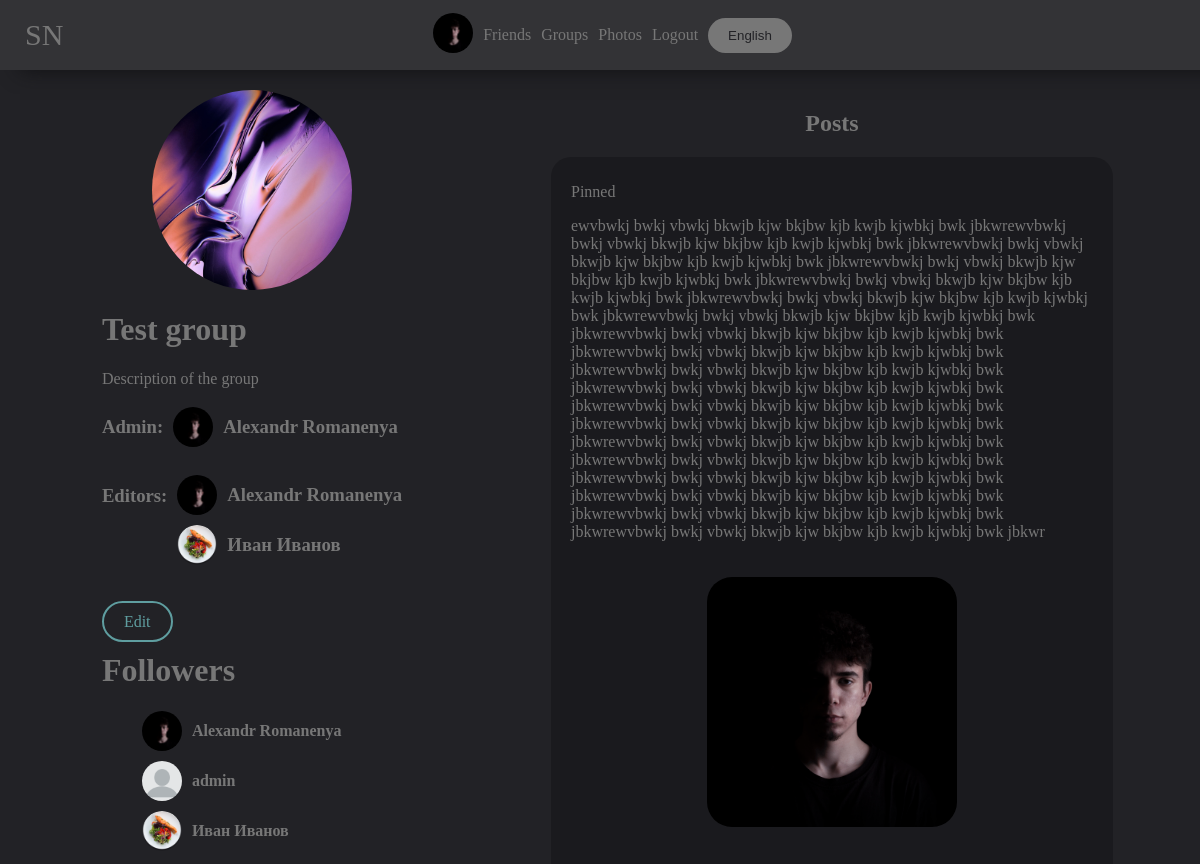
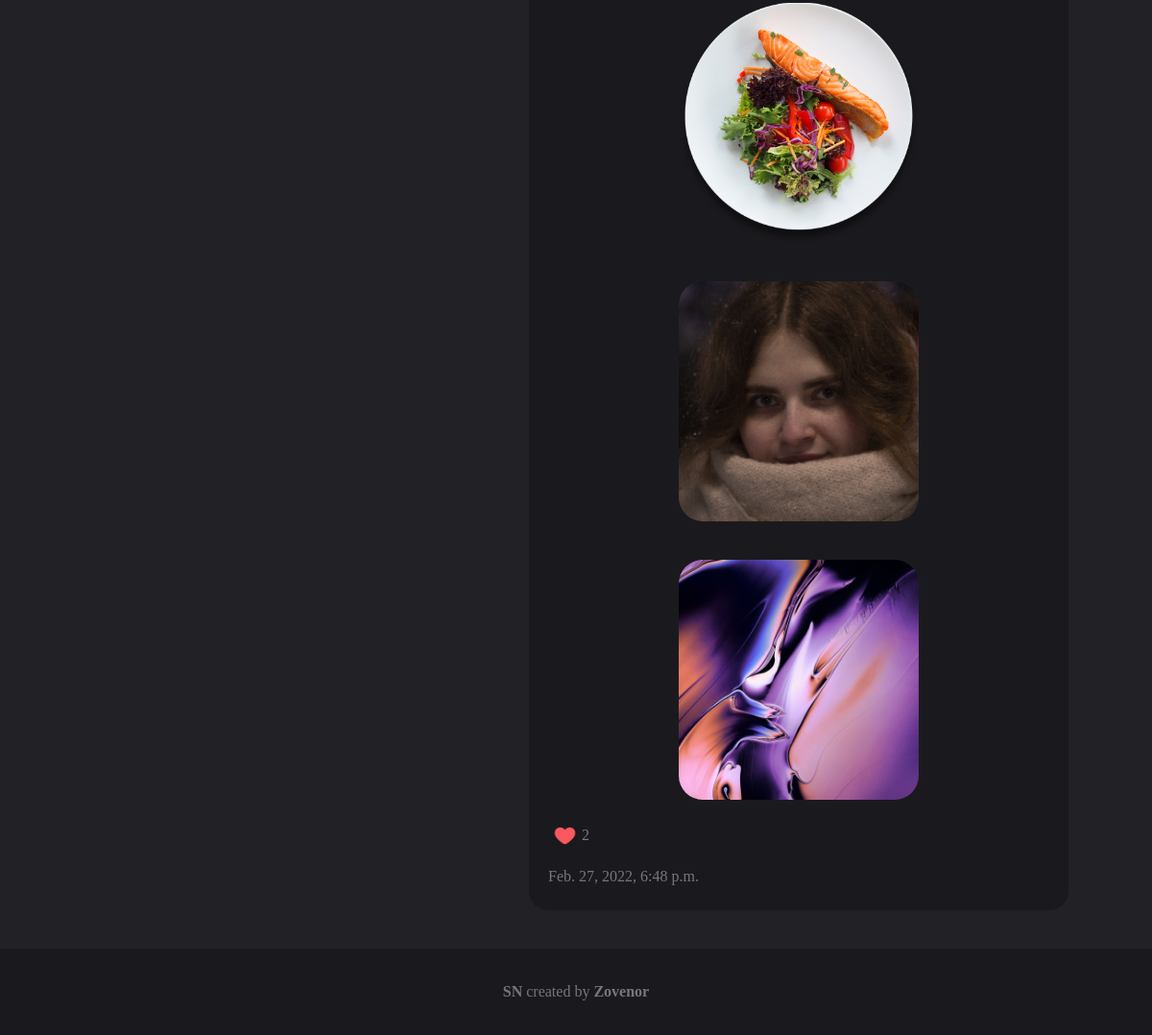
/test_group (signed in), run on an earlier commit of the app's database (2 pictures, top to bottom).
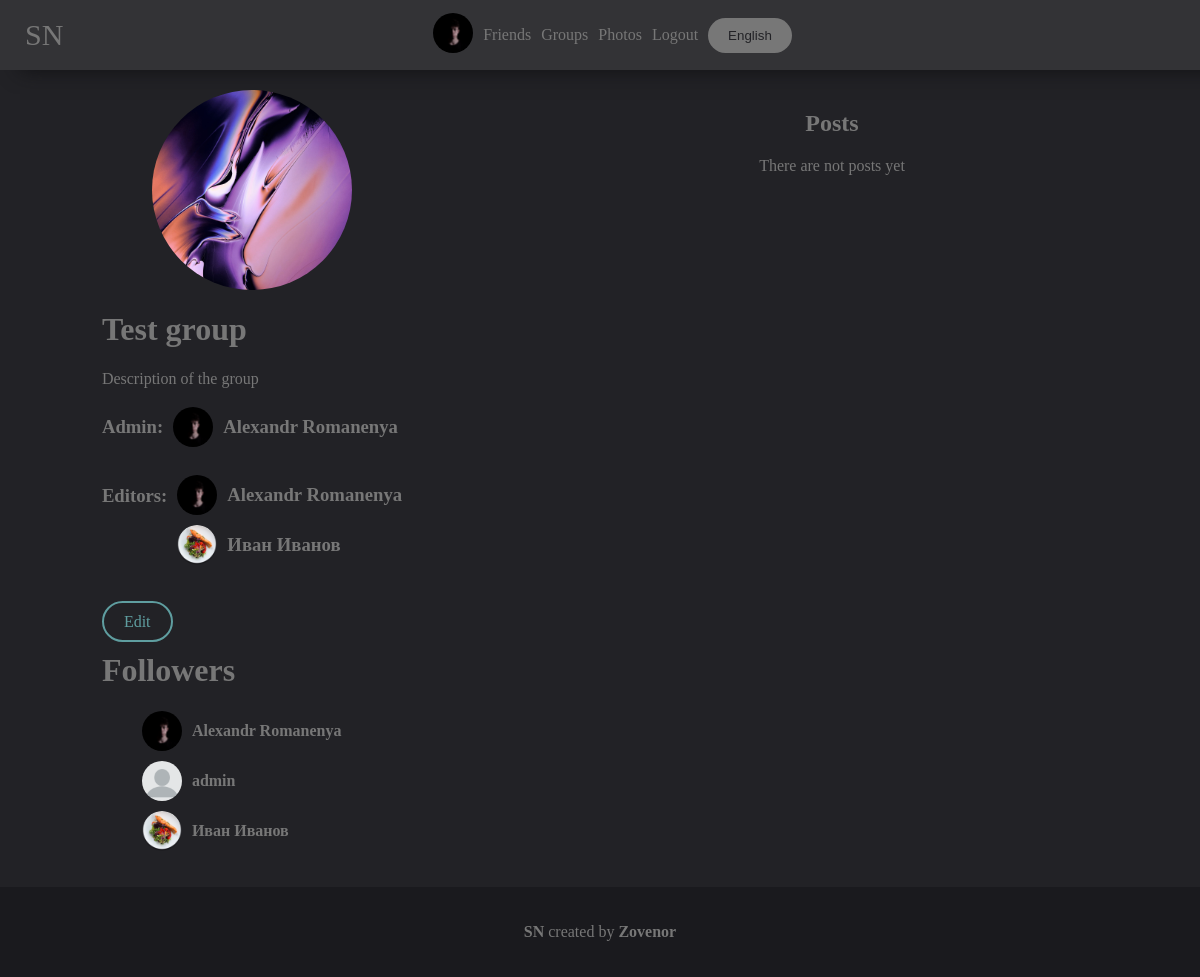
And on a later commit of the database.
### mainpage/models.py (models this page shows, shortened)
class UserDetail(models.Model):
    user = models.ForeignKey(User, on_delete=models.CASCADE)
    age = models.DateField(null=True, blank=True)
    photo = models.ForeignKey(Photo, on_delete=models.SET_NULL, null=True, blank=True)
    permissions = models.CharField(max_length=10, default="public")
    country = models.CharField(max_length=100, null=True, blank=True)
    city = models.CharField(max_length=100, null=True, blank=True)
    sex = models.CharField(max_length=10, choices=(('male', 'male'), ('female', 'female'), ('None', 'None')),
                           default=('None', 'None'))
    def get_photo(self):
        if self.photo:
            return self.photo
        else:
            return settings.STATIC_URL + "/mainpage/img/user.png"

class Photo(models.Model):
    photo = models.ImageField(upload_to='photos')
    date = models.DateTimeField(auto_now=True)
    user = models.ForeignKey(User, on_delete=models.SET_NULL, null=True)
    permissions = models.CharField(max_length=10, default="public")
    def __str__(self):
        return self.photo.url

class Post(models.Model):
    author = models.CharField(max_length=100, null=True, blank=True)
    text = models.TextField()
    photos = models.ManyToManyField(Photo, related_name="photos", null=True, blank=True)
    pinned = models.BooleanField(default=False)
    date = models.DateTimeField(auto_now=True)
    likes = models.ManyToManyField(UserDetail, null=True, blank=True)
    def count_likes(self):
        return self.likes.count()

### mainpage/views.py (the view, shortened to what this page needs)
# urls.py: path('<str:name>', views.AccountView.as_view()),
class AccountView(View):
    def get(self, request, name):
        return AccountIDView.get(self, request, name=name)

### mainpage/models.py (called while the page is built)
    def get_photo(self):
        if self.photo:
            return self.photo
        else:
            return settings.STATIC_URL + "/mainpage/img/group.jpg"

### mainpage/views.py (called while the page is built)
def base(func):
    def wrapper(self, request, content={}, *args, **kwargs):
        if request.user.is_authenticated:
            content.update({'your_user': UserDetail.objects.get(user=request.user)})
        return func(self, request, content=content, **kwargs)
    return wrapper

def get_wordlist(request):
    langs_list = {
        'en': langs.EN,
        'ru': langs.RU,
    }
    if 'lang' in request.COOKIES:
        lang = request.COOKIES['lang']
        try:
            return langs_list[lang]
        except:
            return langs_list['en']
    else:
        return langs_list['en']

### mainpage/templates/mainpage/group.html (shortened to what the changed rows need)
{% extends 'mainpage/base.html' %}
{% load static %}
{% block content %}
    <link rel="stylesheet" href="{% static 'mainpage/group.css' %}">
    <div class="group">
        {% if edit == True %}
            <form method="POST" enctype="multipart/form-data">
                {% csrf_token %}
                <div style="background-image: url('{{ group.get_photo }}')" class="group_photo"></div>
                <p><input name="photo" accept="image/*,image/jpeg" type="file"></p>
                <a href="?choose_photo=True" class="button">Choose a photo</a>
                <a href="?rm_photo=True" class="button">Remove the photo</a>
                <p><input name="name" value="{{ group.name }}"></p>
                <textarea name="description">{{ group.description }}</textarea>
                <h3 style="display: flex; align-items: center;">
                    <span>{{ list.admin }}:</span>
                    <select name="admin">
                        {% for el in editors %}
                            <option {% if el == group.admin %}selected{% endif %}
                                    value="{{ el.user.username }}">{{ el.user.first_name }} {{ el.user.last_name }}
                                ({{ el.user }})
                            </option>
                        {% endfor %}
                    </select>
                </h3>
                <h3 style="display: flex; align-items: center;">
                    <span>{{ list.editors }} ({{ list.del_editor }}):</span>
                    <select name="editors" multiple>
                        {% for el in editors %}
                            <option value="{{ el.user.username }}">{{ el.user.first_name }} {{ el.user.last_name }}
                                ({{ el.user }})
                            </option>
                        {% endfor %}
                    </select>
                </h3>
                <h3 style="display: flex; align-items: center;">
                    <span>{{ list.editors }} ({{ list.add_editor }}):</span>
                    <select name="add_editors" multiple>
                        {% for el in add_editors %}
                            <option value="{{ el.user.username }}">{{ el.user.first_name }} {{ el.user.last_name }}
                                ({{ el.user }})
                            </option>
                        {% endfor %}
                    </select>
                </h3>
                <input class="button" value="{{ list.save }}" type="submit">
            </form>
        {% else %}
            <div style="background-image: url('{{ group.get_photo }}')" class="group_photo"></div>
            <div class="info">
                <h1 class="name_of_group">{{ group.name }}</h1>
                <h3 style="display: flex;">
                    <ul class="editors">
                        {% for el in editors %}
                            <li>
                                <a class="editor" href="/{{ el.user.username }}">
                                    <div style="background-image: url('{{ el.get_photo }}')" class="admin_img"></div>
                                    <b class="admin_name">{{ el.user.first_name }} {{ el.user.last_name }}</b>
                                </a>
                            </li>
                        {% endfor %}
                    </ul>
                </h3>
                <h1>{{ list.followers }}</h1>
                <section class="followers">
                    <ul>
                        {% for el in followers %}
                            <li><a class="fol" href="/{{ el.user.username }}">
                                <div style="background-image: url('{{ el.get_photo }}')" class="fol_img"></div>
                                <b class="group_name">{{ el.user.first_name }} {{ el.user.last_name }}</b></a></li>
                        {% endfor %}
                    </ul>
                </section>
            </div>
        {% endif %}
    </div>
    <section class="posts">
        <h1>{{ list.posts }}</h1>
        {% if posts or pinned_posts %}
            {% for el in pinned_posts %}
                <div class="post" id="post{{ el.id }}">
                    <p>{{ list.pinned }}</p>
                    <p class="text">{{ el.text }}</p>
                    <div class="photos">
                        {% for photo in el.photos.all %}
                            <div class="photo" style="background-image: url('{{ photo }}')"></div>
                        {% endfor %}
                    </div>
                    <a href="?like={{ el.id }}#post{{ el.id }}" class="likes">
                        {% if your_user in el.likes.all %}
                            <img width="25px" src="{% static 'mainpage/img/like.png' %}">
                        {% else %}
                            <img style="filter: invert(1); opacity: 0.75" width="25px"
                                 src="{% static 'mainpage/img/no-like.png' %}">
                        {% endif %}
                        {{ el.count_likes }}
                    </a>
                    <p class="date">{{ el.date }}</p>
                </div>
            {% endfor %}
        {% else %}
            {{ list.no_posts }}
        {% endif %}
    </section>
{% endblock %}

### mainpage/templates/mainpage/base.html (shortened to what this page needs)
<!doctype html>
{% load static %}
<html lang="en">
<head>
    <link rel="stylesheet" href="{% static "mainpage/base.css" %}">
</head>
<body>
<header>
    <a class="NAME" href="/">{{ list.NAME }}</a>
    {% if user.is_authenticated %}
        <a href="/account"><img width="40px" style="border-radius: 999px" src="{{ your_user.get_photo }}"></a>
        <a href="/friends">{{ list.Friends }}</a>
        <a href="/groups">{{ list.groups }}</a>
        <a href="/photos">{{ list.photos }}</a>
        <a href="/logout?url={{ request.path }}">{{ list.LogOut }}</a>
    {% endif %}
    <button style="margin-left: 5px" class="button choose_lang" onclick="choose_lang()">{{ list.choose_lang }}</button>
</header>
<main>
    {% block content %}
{% endblock %}
</main>
<footer>
    <p><a href="https://github.com/zovenor/social_network"><b>{{ list.NAME }}</b></a> {{ list.created_by }} <a href="https://github.com/zovenor"><b>Zovenor</b></a></p>
</footer>
</body>
</html>

What changed in the data, as far as the page shows it:
removed Post: pinned "Pinned", text "ewvbwkj bwkj vbwkj bkwjb kjw bkjbw kjb kwjb kjwbkj bwk jbkwrewvbwkj bwkj vbwkj bkwjb kjw bkjbw kjb kwjb kjwbkj bwk jbkwrewvbwkj bwkj vbwkj bkwjb kjw bkjbw kjb kwjb kjwbkj bwk jbkwrewvbwkj bwkj vbwkj bkwjb kjw bkjbw kjb kwjb kjwbkj bwk jbkwrewvbwkj bwkj vbwkj bkwjb kjw bkjbw kjb kwjb kjwbkj bwk jbkwrewvbwkj bwkj vbwkj bkwjb kjw bkjbw kjb kwjb kjwbkj bwk jbkwrewvbwkj bwkj vbwkj bkwjb kjw bkjbw kjb kwjb kjwbkj bwk jbkwrewvbwkj bwkj vbwkj bkwjb kjw bkjbw kjb kwjb kjwbkj bwk jbkwrewvbwkj bwkj vbwkj bkwjb kjw bkjbw kjb kwjb kjwbkj bwk jbkwrewvbwkj bwkj vbwkj bkwjb kjw bkjbw kjb kwjb kjwbkj bwk jbkwrewvbwkj bwkj vbwkj bkwjb kjw bkjbw kjb kwjb kjwbkj bwk jbkwrewvbwkj bwkj vbwkj bkwjb kjw bkjbw kjb…", count_likes "2", date "Feb. 27, 2022, 6:48 p.m."
no longer on this page (row unchanged): Photo: photo (picture)
no longer on this page (row unchanged): Photo: photo (picture)
no longer on this page (row unchanged): Photo: photo (picture)
no longer on this page (row unchanged): Photo: photo (picture)
Also different on the page:
{{ list.no_posts }}: (not shown) → "There are not posts yet"
